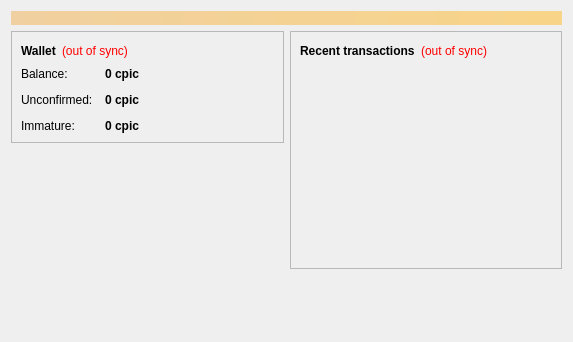
<?xml version="1.0" encoding="UTF-8"?>
<ui version="4.0">
 <class>OverviewPage</class>
 <widget class="QWidget" name="OverviewPage">
  <property name="geometry">
   <rect>
    <x>0</x>
    <y>0</y>
    <width>573</width>
    <height>342</height>
   </rect>
  </property>
  <property name="windowTitle">
   <string>Form</string>
  </property>
  <layout class="QVBoxLayout" name="topLayout">
   <item>
    <widget class="QLabel" name="labelAlerts">
     <property name="visible">
      <bool>false</bool>
     </property>
     <property name="styleSheet">
      <string notr="true">background-color: qlineargradient(x1: 0, y1: 0, x2: 1, y2: 0, stop:0 #F0D0A0, stop:1 #F8D488); color:#000000;</string>
     </property>
     <property name="wordWrap">
      <bool>true</bool>
     </property>
     <property name="margin">
      <number>3</number>
     </property>
    </widget>
   </item>
   <item>
    <layout class="QHBoxLayout" name="horizontalLayout" stretch="1,1">
     <item>
      <layout class="QVBoxLayout" name="verticalLayout_2">
       <item>
        <widget class="QFrame" name="frame">
         <property name="frameShape">
          <enum>QFrame::StyledPanel</enum>
         </property>
         <property name="frameShadow">
          <enum>QFrame::Raised</enum>
         </property>
         <layout class="QVBoxLayout" name="verticalLayout_4">
          <item>
           <layout class="QHBoxLayout" name="horizontalLayout_4">
            <item>
             <widget class="QLabel" name="label_5">
              <property name="font">
               <font>
                <weight>75</weight>
                <bold>true</bold>
               </font>
              </property>
              <property name="text">
               <string>Wallet</string>
              </property>
             </widget>
            </item>
            <item>
             <widget class="QLabel" name="labelWalletStatus">
              <property name="toolTip">
               <string>The displayed information may be out of date. Your wallet automatically synchronizes with the ComputerPiCoin network after a connection is established, but this process has not completed yet.</string>
              </property>
              <property name="styleSheet">
               <string notr="true">QLabel { color: red; }</string>
              </property>
              <property name="text">
               <string notr="true">(out of sync)</string>
              </property>
              <property name="alignment">
               <set>Qt::AlignLeading|Qt::AlignLeft|Qt::AlignVCenter</set>
              </property>
             </widget>
            </item>
            <item>
             <spacer name="horizontalSpacer_2">
              <property name="orientation">
               <enum>Qt::Horizontal</enum>
              </property>
              <property name="sizeHint" stdset="0">
               <size>
                <width>40</width>
                <height>20</height>
               </size>
              </property>
             </spacer>
            </item>
           </layout>
          </item>
          <item>
           <layout class="QFormLayout" name="formLayout_2">
            <property name="fieldGrowthPolicy">
             <enum>QFormLayout::AllNonFixedFieldsGrow</enum>
            </property>
            <property name="horizontalSpacing">
             <number>12</number>
            </property>
            <property name="verticalSpacing">
             <number>12</number>
            </property>
            <item row="0" column="0">
             <widget class="QLabel" name="label">
              <property name="text">
               <string>Balance:</string>
              </property>
             </widget>
            </item>
            <item row="0" column="1">
             <widget class="QLabel" name="labelBalance">
              <property name="font">
               <font>
                <weight>75</weight>
                <bold>true</bold>
               </font>
              </property>
              <property name="cursor">
               <cursorShape>IBeamCursor</cursorShape>
              </property>
              <property name="toolTip">
               <string>Your current balance</string>
              </property>
              <property name="text">
               <string notr="true">0 cpic</string>
              </property>
              <property name="textInteractionFlags">
               <set>Qt::LinksAccessibleByMouse|Qt::TextSelectableByKeyboard|Qt::TextSelectableByMouse</set>
              </property>
             </widget>
            </item>
            <item row="1" column="0">
             <widget class="QLabel" name="label_3">
              <property name="text">
               <string>Unconfirmed:</string>
              </property>
             </widget>
            </item>
            <item row="1" column="1">
             <widget class="QLabel" name="labelUnconfirmed">
              <property name="font">
               <font>
                <weight>75</weight>
                <bold>true</bold>
               </font>
              </property>
              <property name="cursor">
               <cursorShape>IBeamCursor</cursorShape>
              </property>
              <property name="toolTip">
               <string>Total of transactions that have yet to be confirmed, and do not yet count toward the current balance</string>
              </property>
              <property name="text">
               <string notr="true">0 cpic</string>
              </property>
              <property name="textInteractionFlags">
               <set>Qt::LinksAccessibleByMouse|Qt::TextSelectableByKeyboard|Qt::TextSelectableByMouse</set>
              </property>
             </widget>
            </item>
            <item row="2" column="0">
             <widget class="QLabel" name="labelImmatureText">
              <property name="text">
               <string>Immature:</string>
              </property>
             </widget>
            </item>
            <item row="2" column="1">
             <widget class="QLabel" name="labelImmature">
              <property name="font">
               <font>
                <weight>75</weight>
                <bold>true</bold>
               </font>
              </property>
              <property name="toolTip">
               <string>Mined balance that has not yet matured</string>
              </property>
              <property name="text">
               <string notr="true">0 cpic</string>
              </property>
              <property name="textInteractionFlags">
               <set>Qt::LinksAccessibleByMouse|Qt::TextSelectableByKeyboard|Qt::TextSelectableByMouse</set>
              </property>
             </widget>
            </item>
           </layout>
          </item>
         </layout>
        </widget>
       </item>
       <item>
        <spacer name="verticalSpacer">
         <property name="orientation">
          <enum>Qt::Vertical</enum>
         </property>
         <property name="sizeHint" stdset="0">
          <size>
           <width>20</width>
           <height>40</height>
          </size>
         </property>
        </spacer>
       </item>
      </layout>
     </item>
     <item>
      <layout class="QVBoxLayout" name="verticalLayout_3">
       <item>
        <widget class="QFrame" name="frame_2">
         <property name="frameShape">
          <enum>QFrame::StyledPanel</enum>
         </property>
         <property name="frameShadow">
          <enum>QFrame::Raised</enum>
         </property>
         <layout class="QVBoxLayout" name="verticalLayout">
          <item>
           <layout class="QHBoxLayout" name="horizontalLayout_2">
            <item>
             <widget class="QLabel" name="label_4">
              <property name="text">
               <string>&lt;b&gt;Recent transactions&lt;/b&gt;</string>
              </property>
             </widget>
            </item>
            <item>
             <widget class="QLabel" name="labelTransactionsStatus">
              <property name="toolTip">
               <string>The displayed information may be out of date. Your wallet automatically synchronizes with the ComputerPiCoin network after a connection is established, but this process has not completed yet.</string>
              </property>
              <property name="styleSheet">
               <string notr="true">QLabel { color: red; }</string>
              </property>
              <property name="text">
               <string notr="true">(out of sync)</string>
              </property>
              <property name="alignment">
               <set>Qt::AlignRight|Qt::AlignTrailing|Qt::AlignVCenter</set>
              </property>
             </widget>
            </item>
            <item>
             <spacer name="horizontalSpacer">
              <property name="orientation">
               <enum>Qt::Horizontal</enum>
              </property>
              <property name="sizeHint" stdset="0">
               <size>
                <width>40</width>
                <height>20</height>
               </size>
              </property>
             </spacer>
            </item>
           </layout>
          </item>
          <item>
           <widget class="QListView" name="listTransactions">
            <property name="styleSheet">
             <string notr="true">QListView { background: transparent; }</string>
            </property>
            <property name="frameShape">
             <enum>QFrame::NoFrame</enum>
            </property>
            <property name="verticalScrollBarPolicy">
             <enum>Qt::ScrollBarAlwaysOff</enum>
            </property>
            <property name="horizontalScrollBarPolicy">
             <enum>Qt::ScrollBarAlwaysOff</enum>
            </property>
            <property name="selectionMode">
             <enum>QAbstractItemView::NoSelection</enum>
            </property>
           </widget>
          </item>
         </layout>
        </widget>
       </item>
       <item>
        <spacer name="verticalSpacer_2">
         <property name="orientation">
          <enum>Qt::Vertical</enum>
         </property>
         <property name="sizeHint" stdset="0">
          <size>
           <width>20</width>
           <height>40</height>
          </size>
         </property>
        </spacer>
       </item>
      </layout>
     </item>
    </layout>
   </item>
  </layout>
 </widget>
 <resources/>
 <connections/>
</ui>
